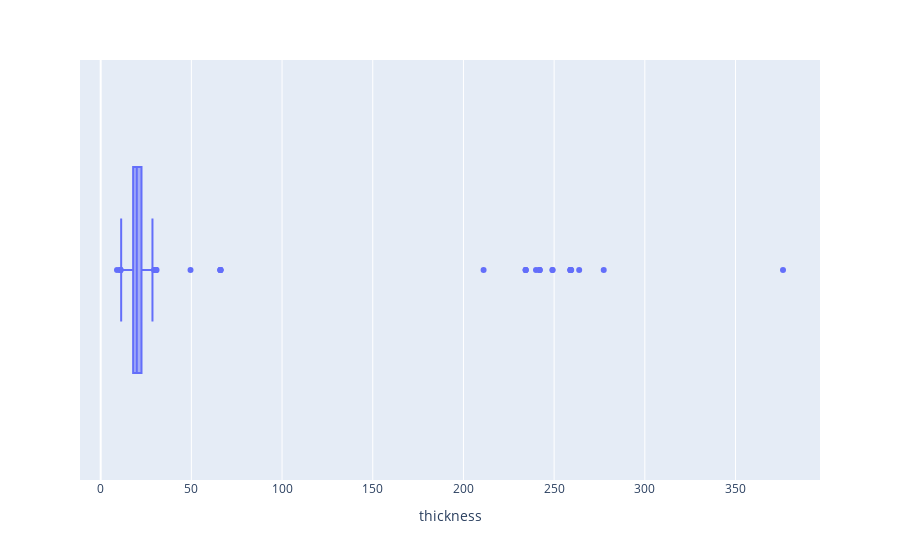

The notebook cell this image was saved under:
### Code cell
px.box(df,x="thickness")
#px.violin(df,x="thickness")

### Figure 1 — Plotly figure (JSON) as saved in the notebook; plotly's stock layout.template omitted (floating-point values rounded to 4 significant figures; data arrays with more than 128 entries replaced by an {"elided": "..."} marker saying what was removed)
{"data": [{"alignmentgroup": "True", "hovertemplate": "thickness=%{x}<extra></extra>", "legendgroup": "", "marker": {"color": "#636efa"}, "name": "", "notched": false, "offsetgroup": "", "orientation": "h", "showlegend": false, "type": "box", "x": {"elided": "798 float values"}, "x0": " ", "xaxis": "x", "y0": " ", "yaxis": "y"}], "layout": {"boxmode": "group", "legend": {"tracegroupgap": 0}, "margin": {"t": 60}, "xaxis": {"anchor": "y", "domain": [0, 1], "title": {"text": "thickness"}}, "yaxis": {"anchor": "x", "domain": [0, 1]}}}
